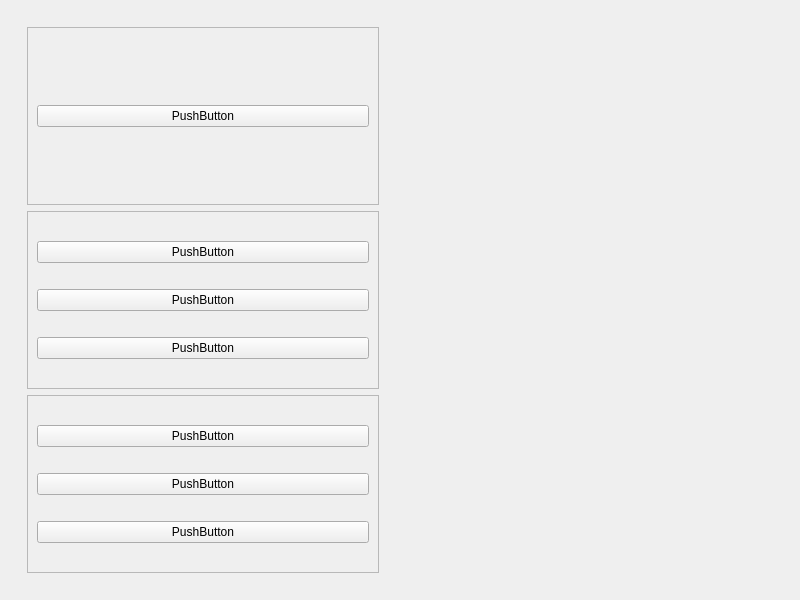
<?xml version="1.0" encoding="UTF-8"?>
<ui version="4.0">
 <class>MainWindow</class>
 <widget class="QMainWindow" name="MainWindow">
  <property name="geometry">
   <rect>
    <x>0</x>
    <y>0</y>
    <width>800</width>
    <height>600</height>
   </rect>
  </property>
  <property name="windowTitle">
   <string>MainWindow</string>
  </property>
  <widget class="QWidget" name="centralwidget">
   <layout class="QHBoxLayout" name="horizontalLayout">
    <item>
     <widget class="QWidget" name="leftMenuContainer" native="true">
      <layout class="QVBoxLayout" name="verticalLayout">
       <item>
        <widget class="QWidget" name="leftMenuSubContainer" native="true">
         <layout class="QVBoxLayout" name="verticalLayout_3">
          <item>
           <widget class="QFrame" name="frame">
            <property name="frameShape">
             <enum>QFrame::StyledPanel</enum>
            </property>
            <property name="frameShadow">
             <enum>QFrame::Raised</enum>
            </property>
            <layout class="QHBoxLayout" name="horizontalLayout_2">
             <item>
              <widget class="QPushButton" name="pushButton">
               <property name="text">
                <string>PushButton</string>
               </property>
              </widget>
             </item>
            </layout>
           </widget>
          </item>
          <item>
           <widget class="QFrame" name="frame_2">
            <property name="frameShape">
             <enum>QFrame::StyledPanel</enum>
            </property>
            <property name="frameShadow">
             <enum>QFrame::Raised</enum>
            </property>
            <layout class="QVBoxLayout" name="verticalLayout_2">
             <item>
              <widget class="QPushButton" name="pushButton_2">
               <property name="text">
                <string>PushButton</string>
               </property>
              </widget>
             </item>
             <item>
              <widget class="QPushButton" name="pushButton_3">
               <property name="text">
                <string>PushButton</string>
               </property>
              </widget>
             </item>
             <item>
              <widget class="QPushButton" name="pushButton_9">
               <property name="text">
                <string>PushButton</string>
               </property>
              </widget>
             </item>
            </layout>
           </widget>
          </item>
          <item>
           <widget class="QFrame" name="frame_3">
            <property name="frameShape">
             <enum>QFrame::StyledPanel</enum>
            </property>
            <property name="frameShadow">
             <enum>QFrame::Raised</enum>
            </property>
            <layout class="QVBoxLayout" name="verticalLayout_4">
             <item>
              <widget class="QPushButton" name="pushButton_4">
               <property name="text">
                <string>PushButton</string>
               </property>
              </widget>
             </item>
             <item>
              <widget class="QPushButton" name="pushButton_5">
               <property name="text">
                <string>PushButton</string>
               </property>
              </widget>
             </item>
             <item>
              <widget class="QPushButton" name="pushButton_8">
               <property name="text">
                <string>PushButton</string>
               </property>
              </widget>
             </item>
            </layout>
           </widget>
          </item>
         </layout>
        </widget>
       </item>
      </layout>
     </widget>
    </item>
    <item>
     <widget class="QWidget" name="mainBodyContainer" native="true"/>
    </item>
   </layout>
  </widget>
 </widget>
 <resources>
  <include location="resources.qrc"/>
 </resources>
 <connections/>
</ui>
